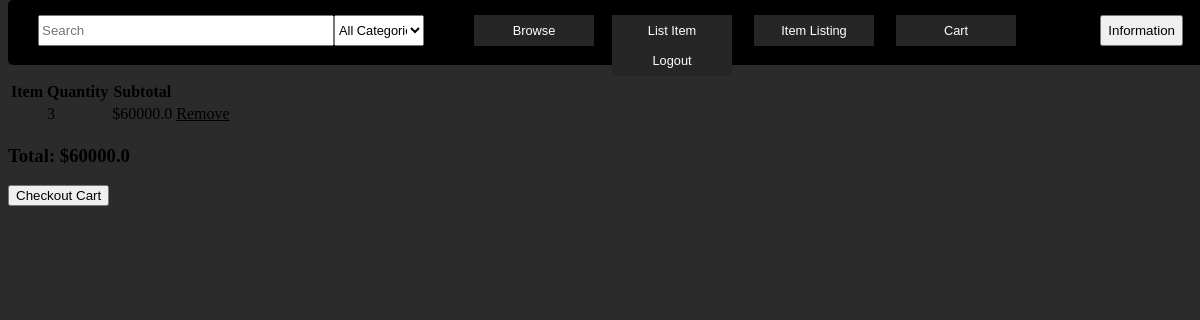
The app's page /cart/ (signed in), older data.
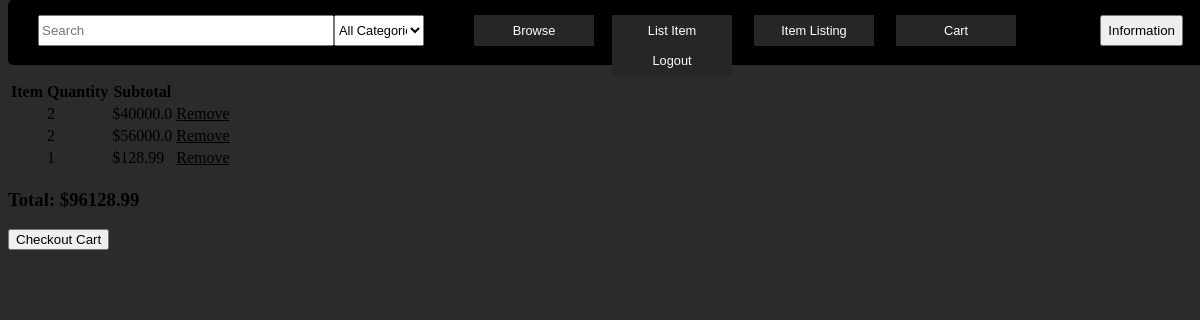
The same page, newer data.
### Cart/models.py (models this page shows)
class CartItem(models.Model):
    cart = models.ForeignKey(Cart, related_name='products', on_delete=models.CASCADE)
    product = models.ForeignKey(Product, on_delete=models.CASCADE)
    quantity = models.PositiveIntegerField(default=1)
    def subtotal(self):
        return self.product.price * self.quantity

### ProductListings/models.py (models this page shows, shortened)
class Product(models.Model):
    category = models.ForeignKey(Category, related_name='products', on_delete=models.CASCADE)
    name = models.CharField(max_length=225)
    description = models.TextField(blank=True)
    price = models.FloatField()
    image = models.ImageField(upload_to='product_images', blank=True)
    is_sold = models.BooleanField(default=False)
    created_by = models.ForeignKey(User, related_name='products', on_delete=models.CASCADE)
    created_at = models.DateTimeField(auto_now_add=True)

### Cart/views.py (the view)
# urls.py: path("", views.cart, name="Home"),
@login_required
def cart(request):
    cart, created = Cart.objects.get_or_create(user=request.user)
    products = cart.products.all()
    total = cart.total()
    total = round(total,2)
    return render(request, 'cart/cart.html', {'cart':cart, 'products':products, 'total' : total})

### Cart/models.py (called while the page is built)
    def total(self):
        return sum(product.subtotal() for product in self.products.all())

### Cart/templates/cart/cart.html
{% extends "storefront/base.html" %}
{% block content %}
<div class='cart-entire-page'>
    <div class='cart-page-card'>
        <h1 class='your-cart-text'>Your Cart</h1>
        {% if products %}
        <table class='cart-table'>
            <tr class='cart-desc-table'>
                <th>Item</th>
                <th>Quantity</th>
                <th>Subtotal</th>
                <th></th>
            </tr>
            {% for cart_product in products %}
            <tr class='cart-var-table'>
                <td>{{ cart_product.item.name }}</td>
                <td>{{ cart_product.quantity }}</td>
                <td>${{ cart_product.subtotal }}</td>
                <td>
                    <a class='cart-remove-button' href="{% url 'cart:remove' cart_product.product.id %}">Remove</a>
                </td>
            </tr>
            {% endfor %}
        </table>
        <h3 class='cart-total-text'>Total: ${{ total }}</h3>
        <a class='checkout-cart-button' href="{% url 'cart:checkout_cart' %}"><button>Checkout Cart</button></a>
        {% else %}
        <p>Your cart is empty.</p>
        {% endif %}
    </div>
</div>
{% endblock %}

Row changes from the older to the newer data that the page shows:
changed CartItem (number 1 of 3 on the later page): quantity "3" → "2"; subtotal "60000.0" → "40000.0"
added CartItem: quantity "2", subtotal "56000.0"
added CartItem: quantity "1", subtotal "128.99"
Text that changed along with them:
{{ total }}: "60000.0" → "96128.99"
